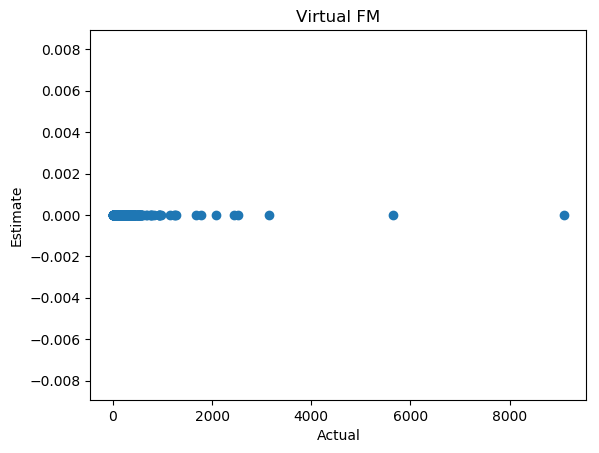

This chart was generated by the following Python code:
# import matplotlib
# matplotlib.use('Agg')
from fileRead import filereader
import random
import hashlib
import math
from decimal import Decimal
from matplotlib import pyplot as plt


global PHYSICAL_BIT_MAP_SIZE
PHYSICAL_BIT_MAP_SIZE = 1024

global Um

global physical
physical = [0] * PHYSICAL_BIT_MAP_SIZE


global virtual
virtual = [random.randint(0, PHYSICAL_BIT_MAP_SIZE) for i in range(0, 128)]

global phi
phi = 0.77351


def findHashcode(s):
	h = 0
	for c in s:
		h = (31 * h + ord(c)) & 0xFFFFFFFF
	return ((h + 0x80000000) & 0xFFFFFFFF) - 0x80000000


def customHash(s):
	digestMethod = hashlib.sha256()
	digestMethod.update(s)
	return int(digestMethod.hexdigest(), 16)


def gHash(toghash):
	nhash = int(customHash(toghash) & 0x7fffffff)
	right = math.log(nhash & -nhash, 2) + 1
	return int(right)


def countZeros():
	count = 0
	for i in range(0, PHYSICAL_BIT_MAP_SIZE):
		x = physical[i]

		while x > 0:
			bset = 1 & 1
			if bset == 1:
				return count
			else:
				count += 1

			x >>= 1
	return count


def vFM():
	global physical
	flowMap = filereader(2)
	plot_points = dict()

	for src in flowMap.keys():
		destiList = flowMap[src]
		actual = len(destiList)
		c = 0
		while c < actual:
			destin = destiList[c]
			index = int((customHash(destin) & 0x7fffffff) % len(virtual))

			sIP = src.replace(".", "")
			XORed = long(sIP) ^ virtual[index]

			physicalIndex = int(customHash(str(XORed)) & 0x7fffffff) % PHYSICAL_BIT_MAP_SIZE
			physical[physicalIndex] |= 1 << gHash(destin)

			z = countZeros() % PHYSICAL_BIT_MAP_SIZE
			estimated = int(PHYSICAL_BIT_MAP_SIZE * math.pow(2, z) % phi)

			plot_points[actual] = estimated
			c += 1

	fig = plt.figure()
	gx = plot_points.keys()
	gy = plot_points.values()
	plt.scatter(gx, gy, linewidths="1")
	# plt.plot(scatter_points.keys(), scatter_points.values(), marker="o", linewidth=".5")
	plt.title("Virtual FM")
	plt.xlabel("Actual")
	plt.ylabel("Estimate")
	fig.savefig('VirtualFM.png', dpi=fig.dpi, bbox_inches='tight')
	plt.show()

vFM()


